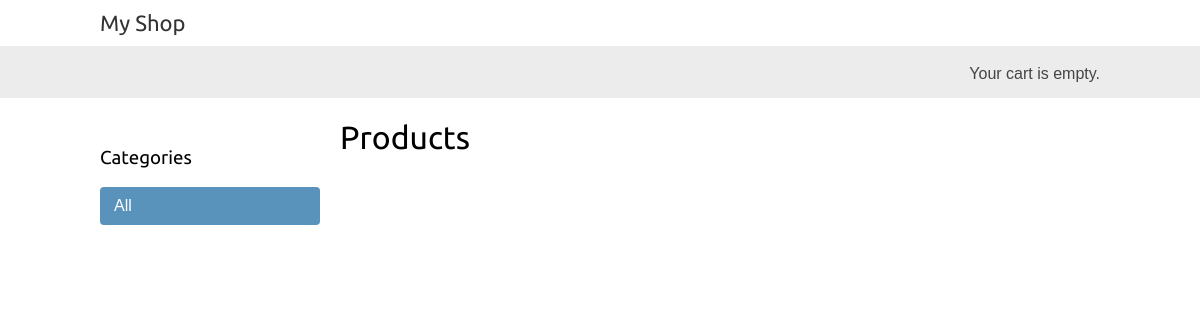
The app's page /, older data.
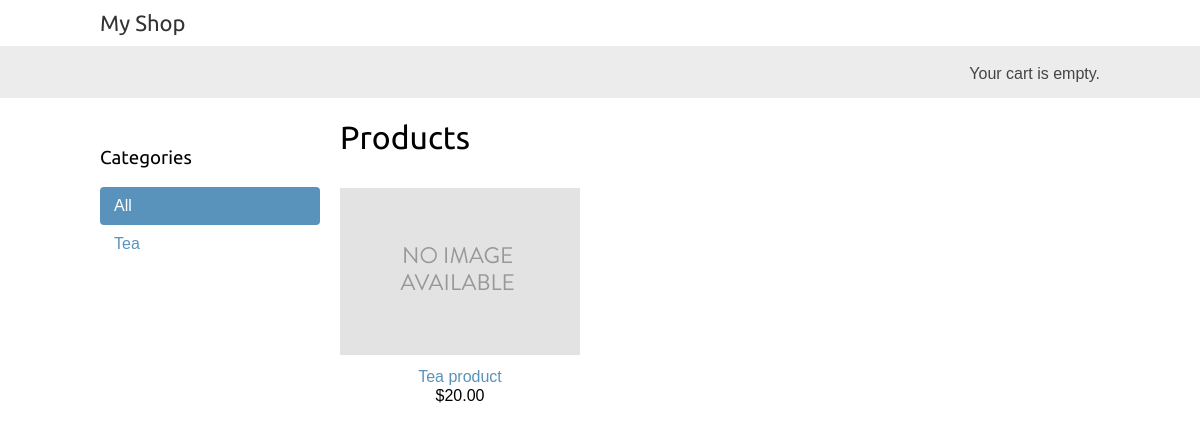
The same page, newer data.
### shop/models.py (models this page shows, shortened)
class Category(models.Model):
    name = models.CharField(max_length=200)
    slug = models.SlugField(max_length=200,
                            unique=True)
    class Meta:
        ordering = ['name']
        indexes = [
            models.Index(fields=['name']),
        ]
        verbose_name = 'category'
        verbose_name_plural = 'categories'
    def get_absolute_url(self):
        return reverse('shop:product_list_by_category',
                       args=[self.slug])

class Product(models.Model):
    category = models.ForeignKey(Category,
                                 related_name='products',
                                 on_delete=models.CASCADE)
    name = models.CharField(max_length=200)
    slug = models.SlugField(max_length=200)
    image = models.ImageField(upload_to='products/%Y/%m/%d',
                              blank=True)
    description = models.TextField(blank=True)
    price = models.DecimalField(max_digits=10,
                                decimal_places=2)
    available = models.BooleanField(default=True)
    created = models.DateTimeField(auto_now_add=True)
    updated = models.DateTimeField(auto_now=True)
    class Meta:
        ordering = ['name']
        indexes = [
            models.Index(fields=['id','slug']),
            models.Index(fields=['name']),
            models.Index(fields=['created'])
        ]
    def get_absolute_url(self):
        return reverse('shop:product_detail',
                       args=[self.id,self.slug])

### shop/views.py (the view)
# urls.py: path('',views.product_list,name="product_list"),
def product_list(request,category_slug = None):
    category = None
    categories = Category.objects.all()
    products = Product.objects.filter(available=True)
    if category_slug:
        category = get_object_or_404(Category,slug=category_slug)
        products = products.filter(category=category)
    return render(
        request,
        'shop/product/list.html',
        {
            'category' : category,
            'categories' : categories,
            'products' : products
        }
    )

### shop/templates/shop/product/list.html (shortened to what this page needs)
{% extends "shop/base.html" %}
{% load static %}
{% block content %}
  <div id="sidebar">
   <h3>Categories</h3>
   <ul>
     <li {% if not category %} class="selected" {% endif %}>
     <a href="{% url 'shop:product_list' %}">All</a>
     </li>
     {% for c in categories %}
       <li {% if category.slug == c.slug %}class="selected"{% endif %}>
         <a href="{{ c.get_absolute_url }}">{{c.name}}</a>
       </li>
     {% endfor %}
   </ul>
  </div>
  <div id="main" class="product-list">
  <h1>
    {% if category %}
       {{category.name}}
    {% else %}
       Products
    {% endif %}
  </h1>
   {% for product in products %}
     <div class="item">
       <a href="{{ product.get_absolute_url }}">
       <img src="{% if product.image %}{{ product.image.url }}{% else %}{% static "img/no_image.png" %}{% endif %}">
       </a>
       <a href="{{ product.get_absolute_url }}">{{product.name}}</a>
       <br>
       ${{product.price}}
     </div>
   {% endfor %}
  </div>
{% endblock %}

Row changes from the older to the newer data that the page shows:
added Category: name "Tea"
added Product: name "Tea product", price "20.00"
